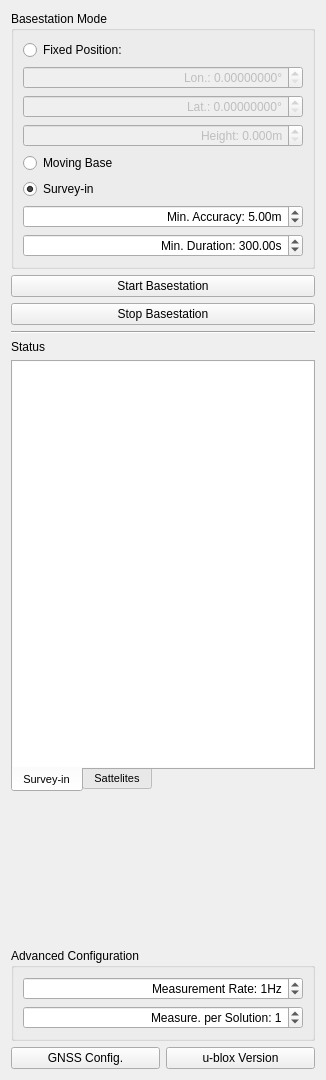
<?xml version="1.0" encoding="UTF-8"?>
<ui version="4.0">
 <class>UbloxBasestationUI</class>
 <widget class="QWidget" name="UbloxBasestationUI">
  <property name="geometry">
   <rect>
    <x>0</x>
    <y>0</y>
    <width>326</width>
    <height>1080</height>
   </rect>
  </property>
  <property name="windowTitle">
   <string>Form</string>
  </property>
  <layout class="QVBoxLayout" name="verticalLayout">
   <item>
    <widget class="QGroupBox" name="modeGroupBox">
     <property name="title">
      <string>Basestation Mode</string>
     </property>
     <layout class="QVBoxLayout" name="verticalLayout_2">
      <item>
       <widget class="QRadioButton" name="fixedPositionRadioButton">
        <property name="text">
         <string>Fixed Position:</string>
        </property>
       </widget>
      </item>
      <item>
       <widget class="QDoubleSpinBox" name="fixedPosLonSpinBox">
        <property name="enabled">
         <bool>false</bool>
        </property>
        <property name="alignment">
         <set>Qt::AlignRight|Qt::AlignTrailing|Qt::AlignVCenter</set>
        </property>
        <property name="prefix">
         <string>Lon.: </string>
        </property>
        <property name="suffix">
         <string>°</string>
        </property>
        <property name="decimals">
         <number>8</number>
        </property>
       </widget>
      </item>
      <item>
       <widget class="QDoubleSpinBox" name="fixedPosLatSpinBox">
        <property name="enabled">
         <bool>false</bool>
        </property>
        <property name="alignment">
         <set>Qt::AlignRight|Qt::AlignTrailing|Qt::AlignVCenter</set>
        </property>
        <property name="prefix">
         <string>Lat.: </string>
        </property>
        <property name="suffix">
         <string>°</string>
        </property>
        <property name="decimals">
         <number>8</number>
        </property>
       </widget>
      </item>
      <item>
       <widget class="QDoubleSpinBox" name="fixedPosHeightSpinBox">
        <property name="enabled">
         <bool>false</bool>
        </property>
        <property name="alignment">
         <set>Qt::AlignRight|Qt::AlignTrailing|Qt::AlignVCenter</set>
        </property>
        <property name="prefix">
         <string>Height: </string>
        </property>
        <property name="suffix">
         <string>m</string>
        </property>
        <property name="decimals">
         <number>3</number>
        </property>
       </widget>
      </item>
      <item>
       <widget class="QRadioButton" name="movingBaseRadioButton">
        <property name="toolTip">
         <string>Note: measurement rate on base and rover need to match (try 5Hz, max. 8Hz depending on latency)</string>
        </property>
        <property name="text">
         <string>Moving Base</string>
        </property>
       </widget>
      </item>
      <item>
       <widget class="QRadioButton" name="surveyInRadioButton">
        <property name="text">
         <string>Survey-in</string>
        </property>
        <property name="checked">
         <bool>true</bool>
        </property>
       </widget>
      </item>
      <item>
       <widget class="QDoubleSpinBox" name="surveyInMinAccSpinBox">
        <property name="toolTip">
         <string>Accuracy needs to be better than this for survey-in to finish</string>
        </property>
        <property name="alignment">
         <set>Qt::AlignRight|Qt::AlignTrailing|Qt::AlignVCenter</set>
        </property>
        <property name="prefix">
         <string>Min. Accuracy: </string>
        </property>
        <property name="suffix">
         <string>m</string>
        </property>
        <property name="value">
         <double>5.000000000000000</double>
        </property>
       </widget>
      </item>
      <item>
       <widget class="QDoubleSpinBox" name="surveyInMinDurSpinBox">
        <property name="toolTip">
         <string>Survey-in will run at least this many seconds</string>
        </property>
        <property name="alignment">
         <set>Qt::AlignRight|Qt::AlignTrailing|Qt::AlignVCenter</set>
        </property>
        <property name="prefix">
         <string>Min. Duration: </string>
        </property>
        <property name="suffix">
         <string>s</string>
        </property>
        <property name="maximum">
         <double>9999.989999999999782</double>
        </property>
        <property name="value">
         <double>300.000000000000000</double>
        </property>
       </widget>
      </item>
     </layout>
    </widget>
   </item>
   <item>
    <widget class="QPushButton" name="startBasestationButton">
     <property name="text">
      <string>Start Basestation</string>
     </property>
    </widget>
   </item>
   <item>
    <widget class="QPushButton" name="stopBasestationButton">
     <property name="text">
      <string>Stop Basestation</string>
     </property>
    </widget>
   </item>
   <item>
    <widget class="Line" name="line">
     <property name="orientation">
      <enum>Qt::Horizontal</enum>
     </property>
    </widget>
   </item>
   <item>
    <widget class="QLabel" name="label">
     <property name="text">
      <string>Status</string>
     </property>
    </widget>
   </item>
   <item>
    <widget class="QTabWidget" name="statusTabWidget">
     <property name="sizePolicy">
      <sizepolicy hsizetype="Expanding" vsizetype="Expanding">
       <horstretch>0</horstretch>
       <verstretch>3</verstretch>
      </sizepolicy>
     </property>
     <property name="font">
      <font>
       <pointsize>8</pointsize>
      </font>
     </property>
     <property name="tabPosition">
      <enum>QTabWidget::South</enum>
     </property>
     <property name="currentIndex">
      <number>0</number>
     </property>
     <widget class="QWidget" name="surveyInStatusTab">
      <attribute name="title">
       <string>Survey-in</string>
      </attribute>
      <layout class="QVBoxLayout" name="verticalLayout_4">
       <property name="leftMargin">
        <number>0</number>
       </property>
       <property name="topMargin">
        <number>0</number>
       </property>
       <property name="rightMargin">
        <number>0</number>
       </property>
       <property name="bottomMargin">
        <number>0</number>
       </property>
       <item>
        <widget class="QPlainTextEdit" name="surveyInStatusTextEdit">
         <property name="minimumSize">
          <size>
           <width>0</width>
           <height>220</height>
          </size>
         </property>
         <property name="frameShape">
          <enum>QFrame::NoFrame</enum>
         </property>
         <property name="undoRedoEnabled">
          <bool>false</bool>
         </property>
         <property name="lineWrapMode">
          <enum>QPlainTextEdit::WidgetWidth</enum>
         </property>
         <property name="readOnly">
          <bool>true</bool>
         </property>
         <property name="backgroundVisible">
          <bool>false</bool>
         </property>
        </widget>
       </item>
      </layout>
     </widget>
     <widget class="QWidget" name="sattelitesStatusTab">
      <attribute name="title">
       <string>Sattelites</string>
      </attribute>
      <layout class="QVBoxLayout" name="verticalLayout_5">
       <property name="leftMargin">
        <number>0</number>
       </property>
       <property name="topMargin">
        <number>0</number>
       </property>
       <property name="rightMargin">
        <number>0</number>
       </property>
       <property name="bottomMargin">
        <number>0</number>
       </property>
       <item>
        <widget class="QPlainTextEdit" name="sattelitesStatusTextEdit">
         <property name="sizePolicy">
          <sizepolicy hsizetype="Expanding" vsizetype="Expanding">
           <horstretch>0</horstretch>
           <verstretch>0</verstretch>
          </sizepolicy>
         </property>
         <property name="frameShape">
          <enum>QFrame::NoFrame</enum>
         </property>
         <property name="undoRedoEnabled">
          <bool>false</bool>
         </property>
         <property name="lineWrapMode">
          <enum>QPlainTextEdit::WidgetWidth</enum>
         </property>
         <property name="readOnly">
          <bool>true</bool>
         </property>
        </widget>
       </item>
      </layout>
     </widget>
    </widget>
   </item>
   <item>
    <widget class="QWidget" name="widget" native="true">
     <property name="sizePolicy">
      <sizepolicy hsizetype="Preferred" vsizetype="Expanding">
       <horstretch>0</horstretch>
       <verstretch>1</verstretch>
      </sizepolicy>
     </property>
    </widget>
   </item>
   <item>
    <widget class="QGroupBox" name="groupBox">
     <property name="title">
      <string>Advanced Configuration</string>
     </property>
     <layout class="QVBoxLayout" name="verticalLayout_3">
      <item>
       <widget class="QSpinBox" name="measurementRateSpinBox">
        <property name="alignment">
         <set>Qt::AlignRight|Qt::AlignTrailing|Qt::AlignVCenter</set>
        </property>
        <property name="suffix">
         <string>Hz</string>
        </property>
        <property name="prefix">
         <string>Measurement Rate: </string>
        </property>
        <property name="value">
         <number>1</number>
        </property>
       </widget>
      </item>
      <item>
       <widget class="QSpinBox" name="measurementsPerSolutionSpinBox">
        <property name="alignment">
         <set>Qt::AlignRight|Qt::AlignTrailing|Qt::AlignVCenter</set>
        </property>
        <property name="prefix">
         <string>Measure. per Solution: </string>
        </property>
        <property name="value">
         <number>1</number>
        </property>
       </widget>
      </item>
     </layout>
    </widget>
   </item>
   <item>
    <layout class="QHBoxLayout" name="horizontalLayout">
     <item>
      <widget class="QPushButton" name="gnssInfoButton">
       <property name="text">
        <string>GNSS Config.</string>
       </property>
      </widget>
     </item>
     <item>
      <widget class="QPushButton" name="ubloxVersionButton">
       <property name="text">
        <string>u-blox Version</string>
       </property>
      </widget>
     </item>
    </layout>
   </item>
  </layout>
 </widget>
 <resources/>
 <connections/>
</ui>
